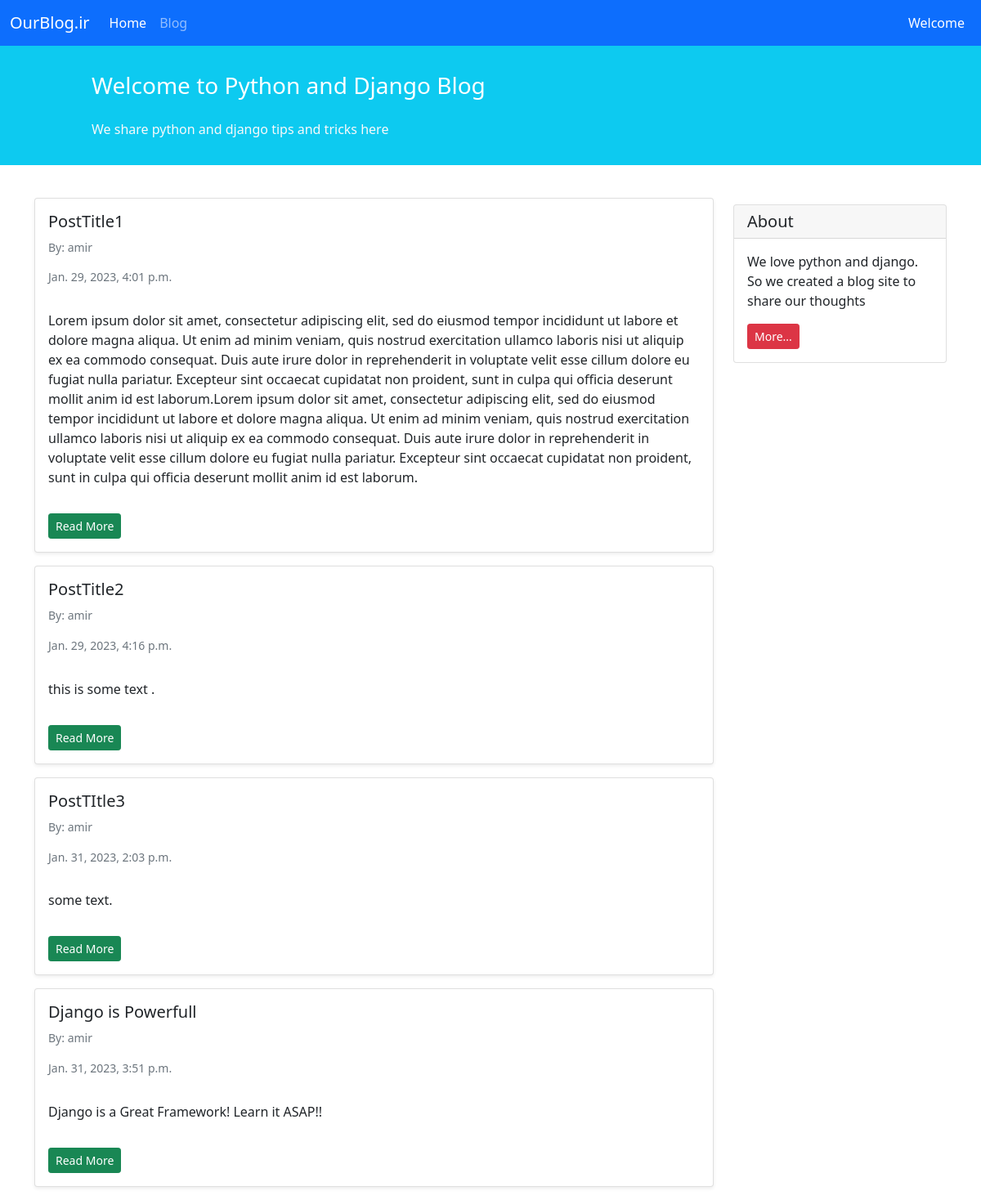
/blog/, run on an earlier commit of the app's database.
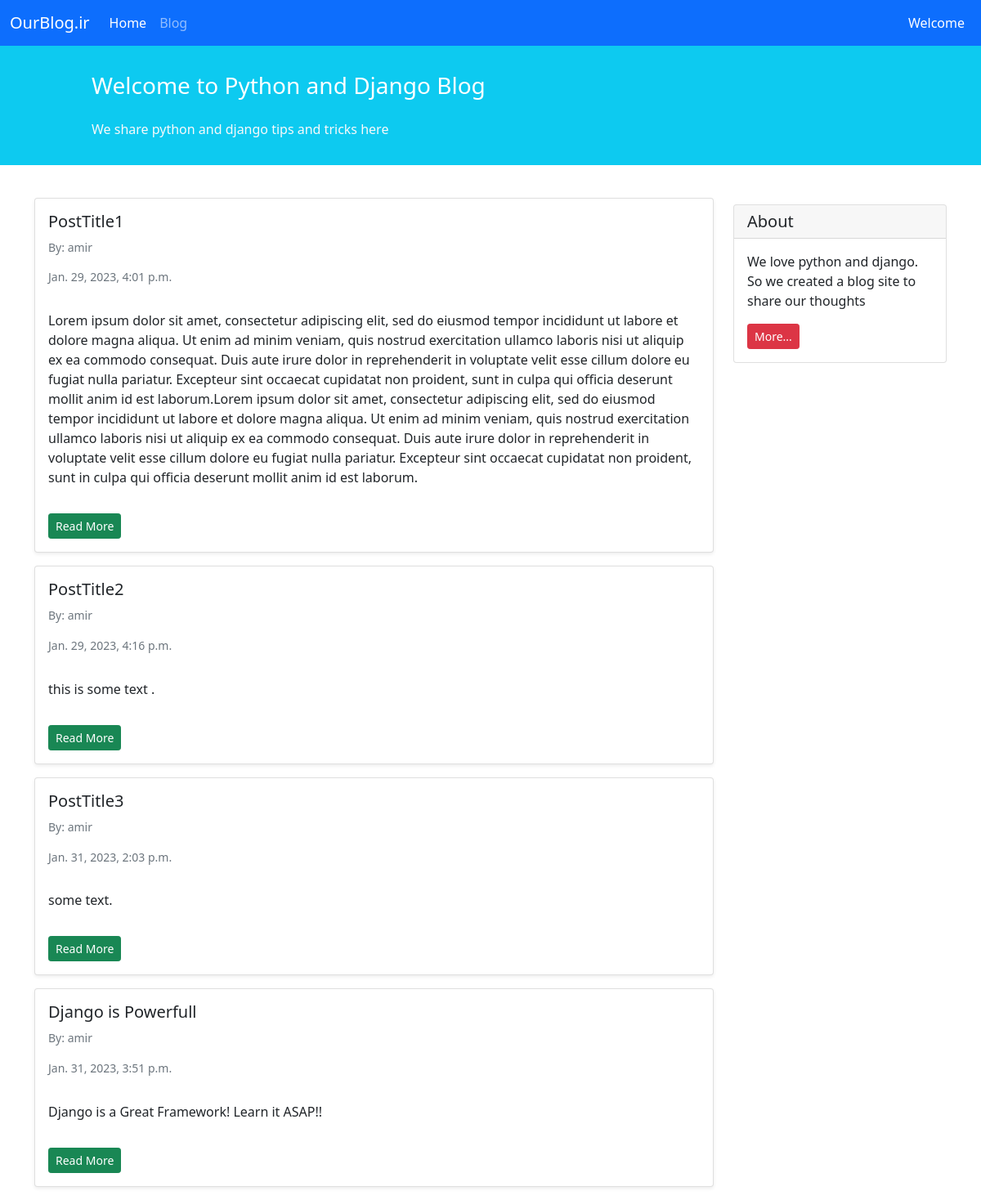
And on a later commit of the database.
### blog/models.py (models this page shows, shortened)
class Post(models.Model):
    STATUS_CHOICES = (
        ('pub', 'Published'),
        ('drf', 'Draft'),
    )
    title = models.CharField(max_length=100)
    text = models.TextField()
    author = models.ForeignKey('auth.User', on_delete=models.CASCADE)
    datetime_created = models.DateTimeField(auto_now_add=True)
    datetime_modified = models.DateTimeField(auto_now=True)
    status = models.CharField(choices=STATUS_CHOICES, max_length=3)

### blog/views.py (the view)
# urls.py: path('', post_list_view, name='posts_list'),
def post_list_view(request):
    posts_list = Post.objects.all()
    return render(request, 'blog/posts_list.html', {'posts_list': posts_list})

### blog/templates/blog/posts_list.html (shortened to what this page needs)
{% extends '_base.html' %}
{% block content %}
    <div class="container mt-4">
        <div class="row">
            <div class="col-9">
                {% for post in posts_list %}
                    <div class="card shadow-sm my-3">
                        <div class="card-body">
                            <h5 class="card-title">{{ post.title }}</h5>
                            <h6 class="card-subtitle mb-2 text-muted small py-2">By: {{ post.author}}</h6>
                            <h6 class="card-subtitle mb-2 text-muted small py-2">{{ post.datetime_created }}</h6>
                            <p class="card-text py-3">
                                {{ post.text }}
                            </p>
                            <div class="btn btn-sm btn-success">Read More</div>
                        </div>
                    </div>
                {% endfor %}
            </div>
            <div class="col-3">
                <div class="card my-4">
                    <h5 class="card-header">About</h5>
                    <div class="card-body">
                        <p class="card-text">We love python and django. So we created a blog site to share our
                            thoughts</p>
                        <a href="#"
                           class="btn btn-sm btn-danger">
                            More...
                        </a>
                    </div>
                </div>
            </div>
        </div>
    </div>
{% endblock content %}

What changed in the data, as far as the page shows it:
changed Post "some text.": title "PostTItle3" → "PostTitle3"
